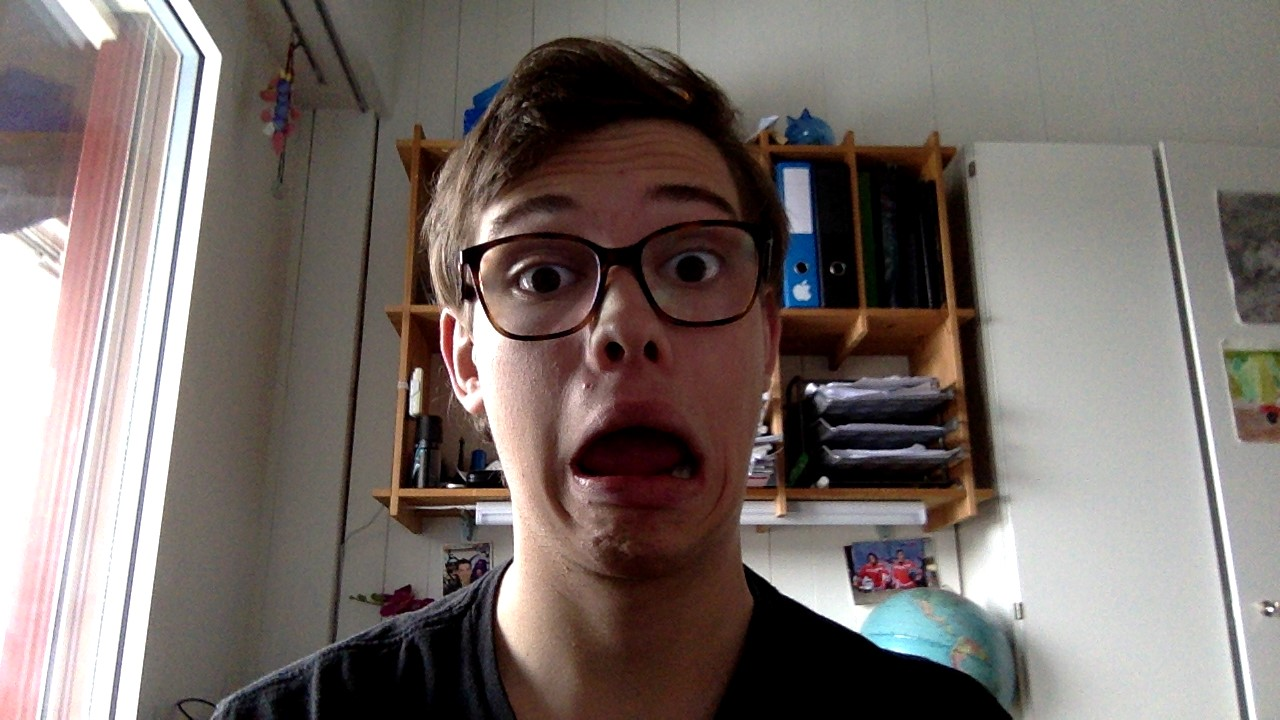
#> input picture experimenting/OpenCV Playground/faceImg.jpg, 1280 x 720 px
$ python cvtest.py
#> lines starting #> are read from the running program, lines starting #| are printed output that depends on the picture
import cv2
import numpy as np
import matplotlib.pyplot as plt

img = cv2.imread('faceImg.jpg', cv2.IMREAD_GRAYSCALE)
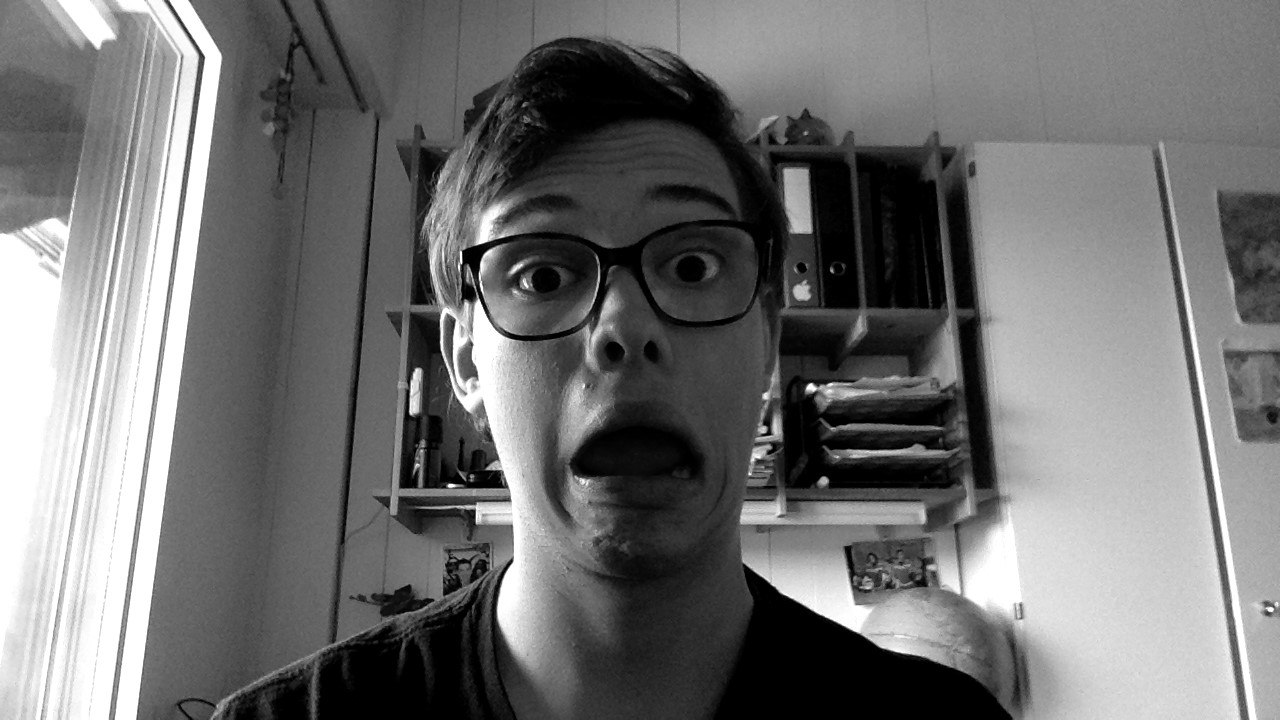
#> img: shape (720, 1280); min 0, max 255, mean 113.9
plt.imshow(img, cmap='gray', interpolation='bicubic')
plt.plot([200,400],[320, 400], 'c', linewidth=5)
plt.show()
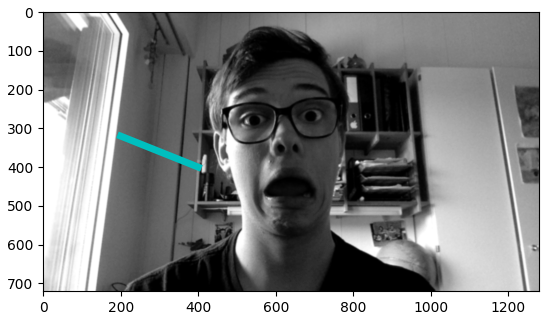
#> figure drawn by matplotlib, 1 panel
